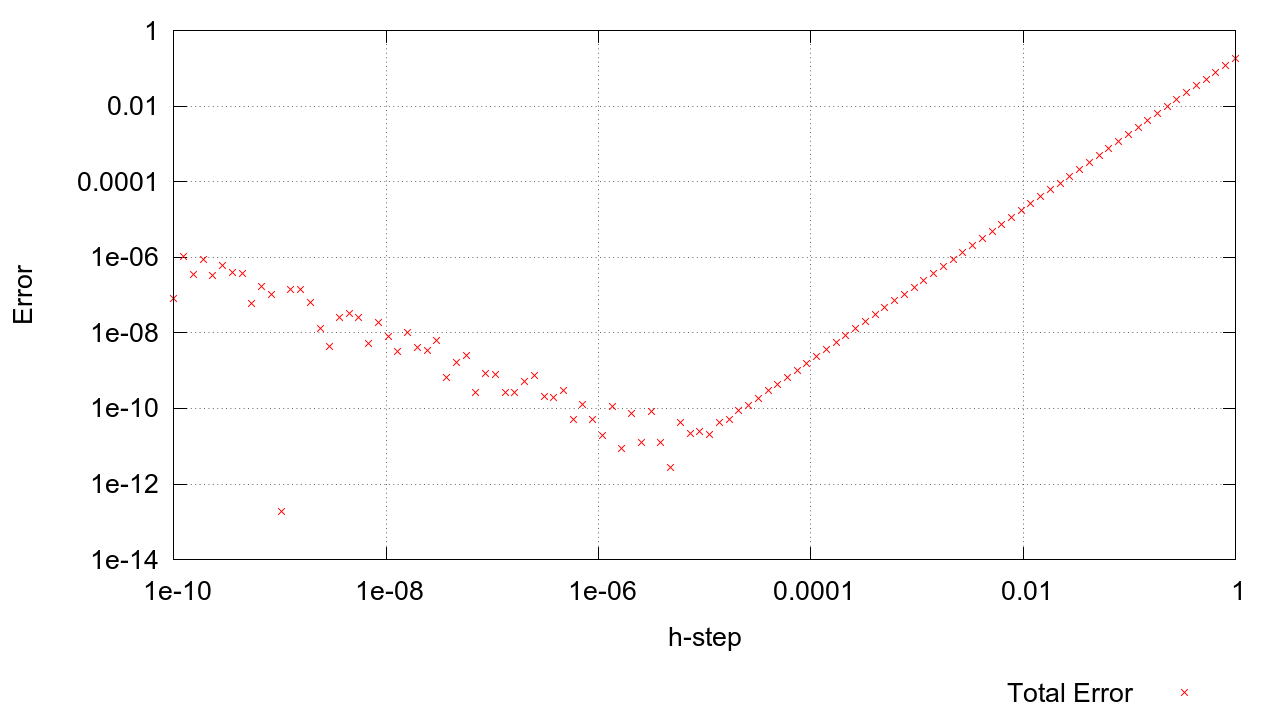

Write gnuplot code to recreate this figure.
# Definizioni Generali di Stile

set mxtics 5
set mytics 5
set key bmargin
set grid
set bars small
set terminal pngcairo enhanced font 'Arial, 20' background "#ffffff" fontscale 1.0 dashed size 1280,720

set style line 1  linetype 2 linecolor rgb "red"  linewidth 1 pointtype 2 pointinterval 0
set style line 2  linetype 2 linecolor rgb "green"  linewidth 1 pointtype 2 pointinterval 0

# Parametri Specifici Del Grafico
set output 'plot.png'
#set xformat "%.0f"
#set yformat "%.0f"
#set xrange [-1:]
#set yrange [0.01:20]
set logscale x 
set logscale y
set xlabel "h-step"
set ylabel "Error"

# Plot del modulo
plot 'data_err.txt' u ($1):($4) ls 1 ti 'Total Error'


